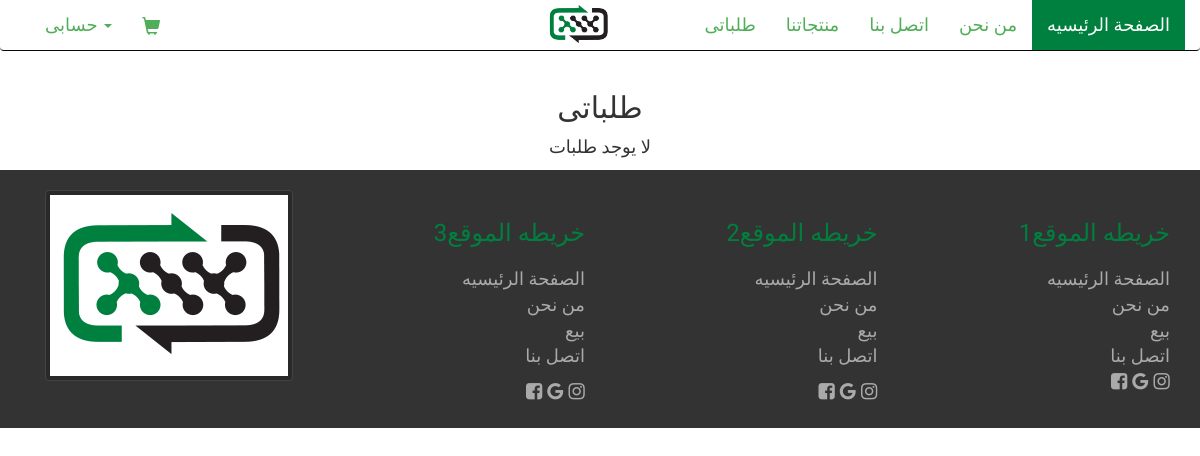
Page /orders/ (signed in) on the earlier database version.
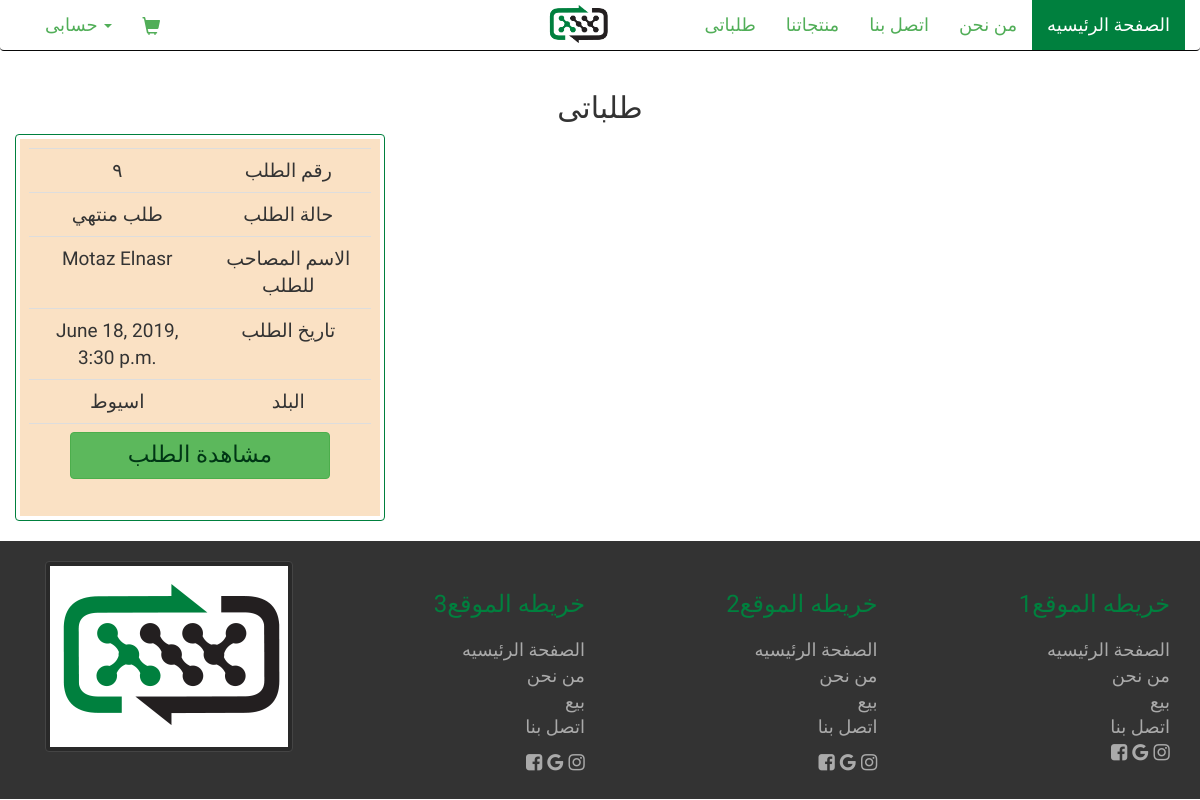
Same page on the later database version.
### orders/models.py (models this page shows, shortened)
class Order(models.Model):
  first_name = models.CharField(max_length=60, blank=True, null=True)
  last_name = models.CharField(max_length=60, blank=True, null=True)
  email = models.EmailField()
  phone_regex = RegexValidator(regex=r'^01[1|0|2|5][0-9]{8}$',
                               message="Phone number must match egyptian format")
  phone = models.CharField(validators=[phone_regex], max_length=11,
                           blank=True, null=True,
                           help_text=_('من فضلك ادخل رقم موبايل صحيح'))
  address = models.CharField(max_length=150, blank=True, null=True)
  description = models.TextField(blank=True, null=True)
  city = models.ForeignKey(City, on_delete=models.CASCADE, null=True)
  user = models.ForeignKey(User, on_delete=models.CASCADE, null=True)
  created = models.DateTimeField(auto_now_add=True)
  updated = models.DateTimeField(auto_now=True)
  order_status = models.PositiveIntegerField(default=1)
  class Meta:
    ordering = ('-created',)
  def __str__(self):
    return str(self.id) + " - " + "طلب " + self.first_name + " " + self.last_name

### accounts/models.py (models this page shows)
class City(models.Model):
  name = models.CharField(max_length=50, blank=True, null=True)
  governorate = models.CharField(max_length=50, blank=True, null=True)
  status = models.BooleanField(default=0)
  def __str__(self):
    return self.name

### orders/views.py (the view)
# urls.py: path('', views.order_list, name='order_list'),
def order_list(request):
  user_orders = Order.objects.filter(user=request.user)
  print(user_orders)
  context = {
    'orders': user_orders,
    'exists': True if user_orders else False
  }
  return render(request, 'orders/list.html', context)

### cart/context_processors.py (called while the page is built)
def cart(request):
  return {'cart': Cart(request)}

### orders/templatetags/order_filter.py (called while the page is built)
@register.filter(name='to_ar')
def to_ar(value):
    print("value to ar")
    devanagari_nums = (	u"\u0660", 	u"\u0661", 	u"\u0662", 	u"\u0663",
                        u"\u0664",	u"\u0665",	u"\u0666", 	u"\u0667", 	u"\u0668", u"\u0669")
    parts = str(value).split('.')
    number = str(parts[0])
    if len(parts) == 1:
        ar_nm = ''.join(devanagari_nums[int(digit)] for digit in number)
    else:
        dec = str(parts[1])
        ar_nm = ''.join(devanagari_nums[int(digit)] for digit in number) + \
            ','+''.join(devanagari_nums[int(digit)] for digit in dec)
    return ar_nm

### orders/templates/orders/list.html
{% extends "base/base.html" %}
{% load static %}
{% block content %}
{% load order_filter %}
<div class="container-fluid outer">
    <h2 style="text-align: center;">طلباتى</h2>
    <div class="row text-right inner ">
      {%if exists%} {%for order in orders%}
      <div class="col-sm-6 col-md-4">
        <div class="thumbnail">
            {%if order.order_status == 1 %}
            <div class="caption  alert-info">
            {%elif order.order_status == 2 %}
            <div class="caption" style="background: rgb(196, 250, 196)">
            {%elif order.order_status == 3 %}
            <div class="caption" style="background:  rgb(249, 250, 196)">
            {%else %}
          <div class="caption" style="background: rgb(250, 225, 196)">
            {%endif%}
            <table class="table table-hover text-center info">
              <tr>
                <td>{{ order.id|to_ar }}</td>
                <td>رقم الطلب</td>
              </tr>
              <tr>
                {%if order.order_status == 1 %}
                <td >في انتظار الرد بالسعر</td>
                {%elif order.order_status == 2 %}
                <td >تم الرد بالسعر</td>
                {%elif order.order_status == 3 %}
                <td >تم ارسال ردك... في انتظار التأكيد</td>
                {%else%}
                <td >طلب منتهي</td>
                {%endif%}
                <td>حالة الطلب</td>
              </tr>
              <tr>
                <td>{{ order.first_name }} {{ order.last_name }}</td>
                <td> الاسم المصاحب للطلب </td>
              </tr>
              <tr>
                <td>{{ order.created }}</td>
                <td>تاريخ الطلب</td>
              </tr>
              <tr>
                <td>{{ order.city }}</td>
                <td>البلد</td>
              </tr>
              <tr>
                <td colspan="2">
                  <a href="{% url 'orders:order_detail' order.id %}">
                    <button class="see btn btn-success">مشاهدة الطلب</button>
                  </a>
                </td>
              </tr>
            </table>
          </div>
        </div>
      </div>
      {%endfor%} {%else%}
      <div class="text-center">
        <p class="center-div">لا يوجد طلبات</p>
      </div>
      {%endif%}
    </div>
  </div>
  {% endblock%}

Differences in the rows shown:
added Order: id|to_ar "٩", order_status "طلب منتهي", first_name "Motaz", last_name "Elnasr", created "June 18, 2019, 3:30 p.m.", city "اسيوط"
Other differences:
text no longer shown: "لا يوجد طلبات"
